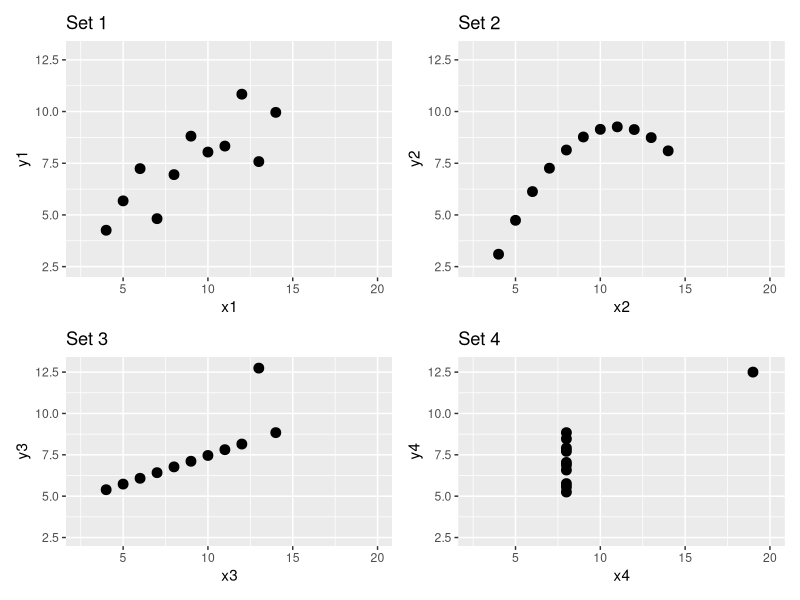
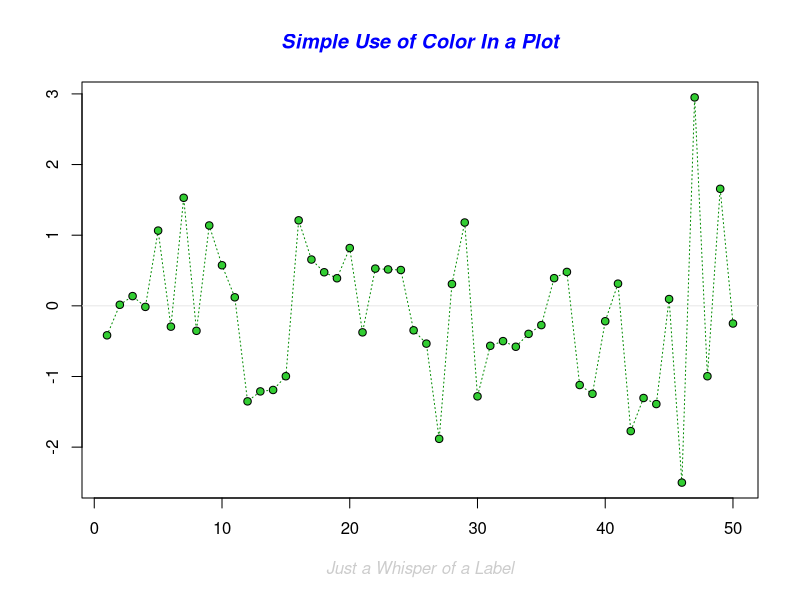
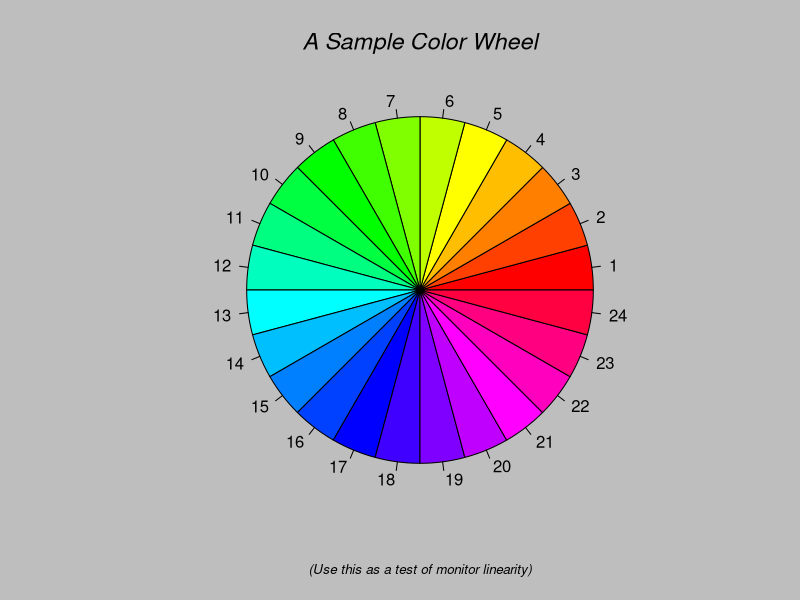
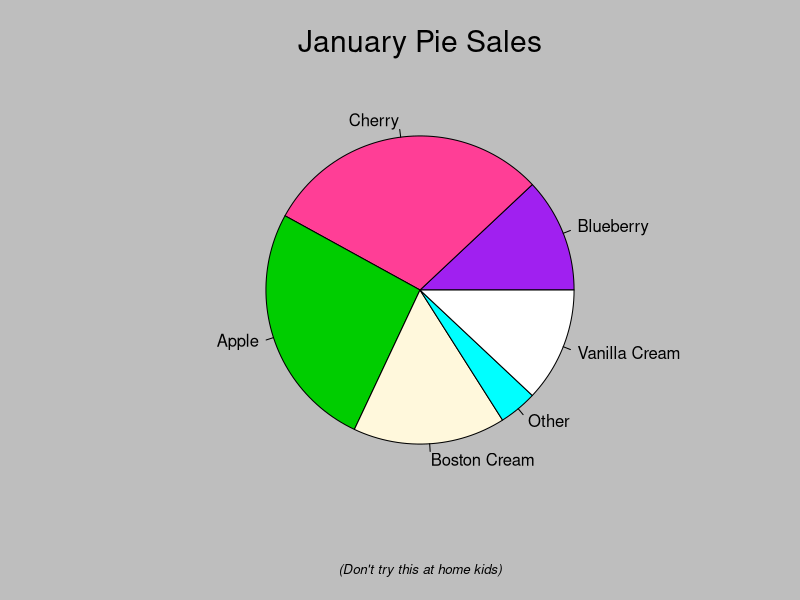
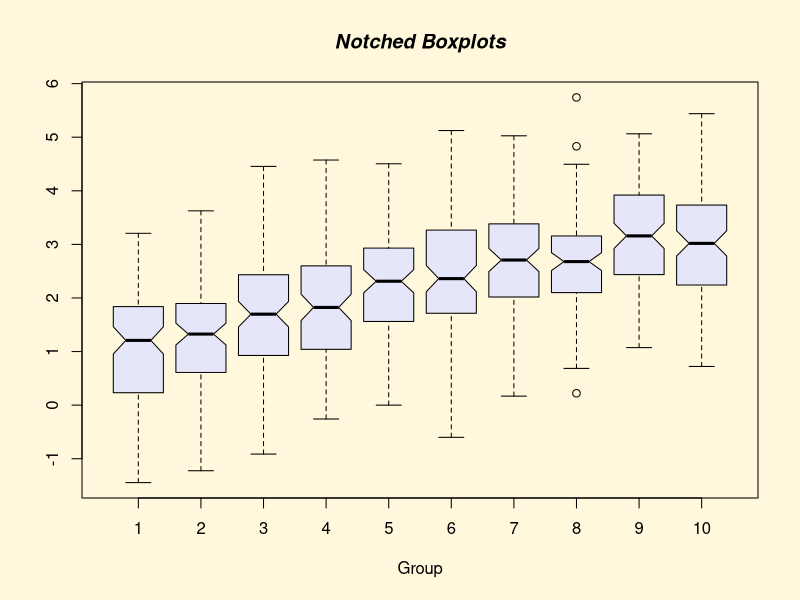
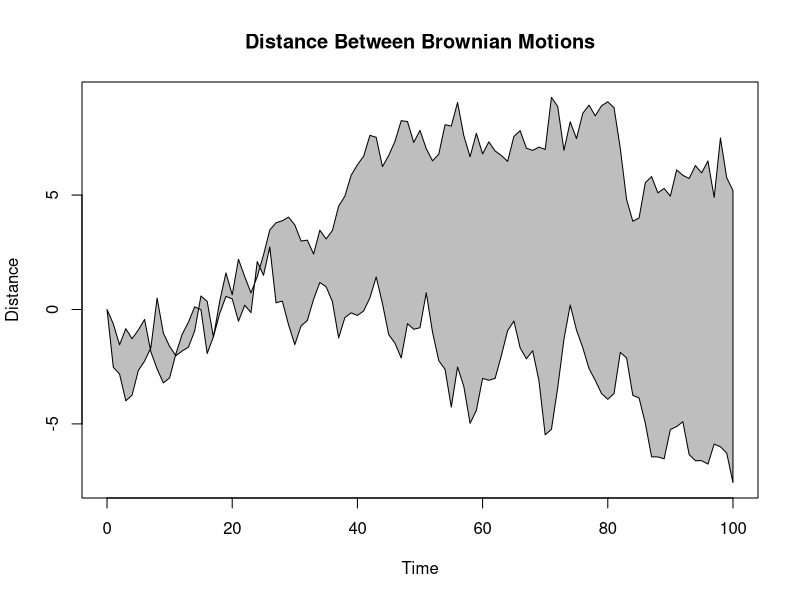
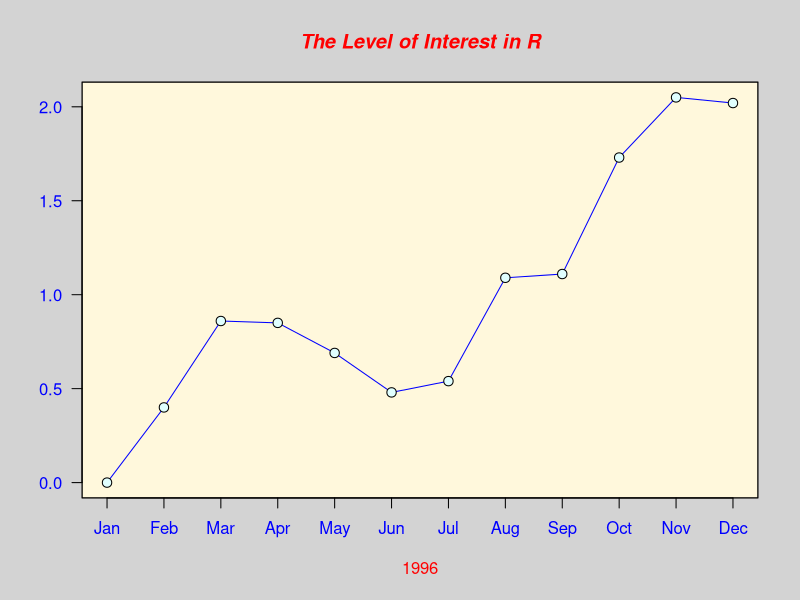
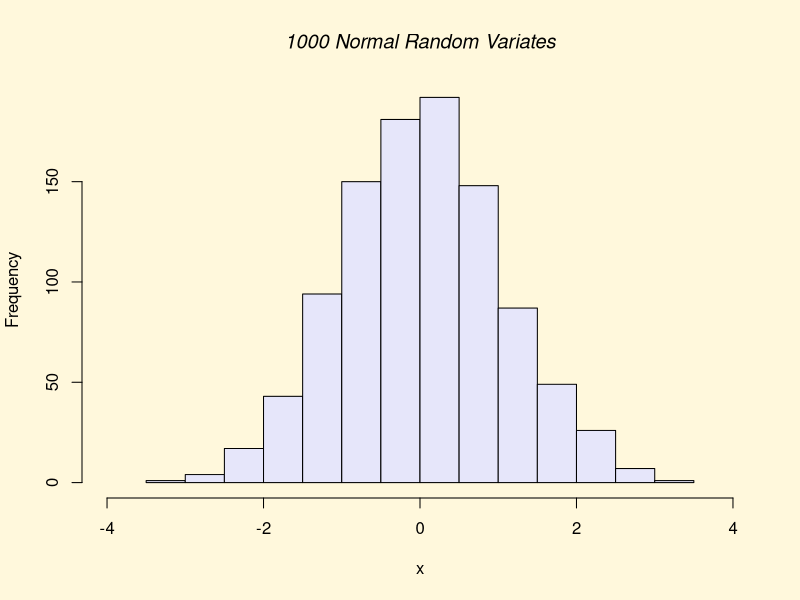

The R script that drew these images, in order:
## ---- chunk 1

# install.packages("datasets")
library(datasets)

print(anscombe)

## ---- chunk 2

# 記述統計を出力するためのpackage
# include.packages("psych)

library(psych)
descriptive_statistics<-describe(anscombe,skew = FALSE, ranges = FALSE)

print(descriptive_statistics)
## ---- chunk 3

#x1とy1の相関係数
x1y1<-cor(anscombe$x1,anscombe$y1)

x2y2<-cor(anscombe$x2,anscombe$y2)

x3y3<-cor(anscombe$x3,anscombe$y3)

x4y4<-cor(anscombe$x4,anscombe$y4)

options(digits=2)   # 表示桁数を小数点第２位までに変える
print(c(x1y1,x2y2,x3y3,x4y4))

## ---- chunk 4
library(ggplot2)
# 4組のグラフを作成する
plotx1y1<-ggplot(anscombe)+geom_point(aes(x=x1,y=y1),size=3)+
  xlim(2.5,20)+ylim(2.5,12.9)+ggtitle("Set 1")

plotx2y2<-ggplot(anscombe)+geom_point(aes(x=x2,y=y2),size=3)+
  xlim(2.5,20)+ylim(2.5,12.9)+ggtitle("Set 2")

plotx3y3<-ggplot(anscombe)+geom_point(aes(x=x3,y=y3),size=3)+
  xlim(2.5,20)+ylim(2.5,12.9)+ggtitle("Set 3")

plotx4y4<-ggplot(anscombe)+geom_point(aes(x=x4,y=y4),size=3)+
  xlim(2.5,20)+ylim(2.5,12.9)+ggtitle("Set 4")

# このpackageでグラフを組み合わせる
#install.packages("patchwork")
library(patchwork)

plotx1y1 + plotx2y2 +plotx3y3+plotx4y4+ 
  plot_layout(ncol = 2, heights = c(5, 4))

## ---- chunk 5

demo(graphics)

## ---- chunk 6
# install.packages("ggplot2")

library(ggplot2)

# データフレームの表示
head(midwest)
## ---- chunk 7

ggplot(data=midwest, aes(x=percollege,y=percadultpoverty))

## ---- chunk 8

ggplot(data=midwest)+
  geom_point(aes(x=percollege,y=percadultpoverty))

## ---- chunk 9

ggplot(data=midwest)+
  geom_point(aes(x=percollege,y=percadultpoverty))+
  #theme_gray (base_family = "HiraKakuPro-W3")+ # 日本語表示のために必要, Windowsユーザーは指定しない
  theme_gray()+
  xlab("各カウンティにおける大卒の割合 (%)")+
  ylab("貧困の割合 (%)")+
  ggtitle("アメリカ中西部５州の現状")


## ---- chunk 10

ggplot(data=midwest)+
  geom_point(aes(x=percollege,y=percadultpoverty,color=state))+
  #theme_gray (base_family = "HiraKakuPro-W3")+ # 日本語表示のために必要, Windowsユーザーは指定しない
  theme_gray()+
  xlab("各カウンティにおける大卒の割合 (%)")+
  ylab("貧困の割合 (%)")+
  ggtitle("アメリカ中西部５州の現状")

## ---- chunk 11

# 横方向への分割
ggplot(data=midwest)+
  geom_point(aes(x=percollege,y=percadultpoverty))+
  facet_grid(. ~ state)+ # stateでグラフを分割 (横方向)
  #theme_gray (base_family = "HiraKakuPro-W3")+ # 日本語表示のために必要
  theme_gray()+
  xlab("各カウンティにおける大卒の割合 (%)")+
  ylab("貧困の割合 (%)")+
  ggtitle("アメリカ中西部５州の現状")


# 縦方向への分割
ggplot(data=midwest)+
  geom_point(aes(x=percollege,y=percadultpoverty))+
  facet_grid(state ~.)+ # stateでグラフを分割 (縦方向)
  #theme_gray (base_family = "HiraKakuPro-W3")+ # 日本語表示のために必要
  theme_gray()+
  xlab("各カウンティにおける大卒の割合 (%)")+
  ylab("貧困の割合 (%)")+
  ggtitle("アメリカ中西部５州の現状")

## ---- chunk 12

ggplot(midwest)+
  geom_col(aes(x=state,y=poptotal))+
  #theme_gray (base_family = "HiraKakuPro-W3")+ # 日本語表示のために必要
  theme_gray()+
  xlab("州名")+ylab("州全体の人口")
  
## ---- chunk 13

#install.packages("scales")
library(scales)

ggplot(midwest)+
  geom_col(aes(x=state,y=poptotal))+
  #theme_gray (base_family = "HiraKakuPro-W3")+ # 日本語表示のために必要
  theme_gray()+
  scale_y_continuous(labels = label_number(suffix = "", scale = 1e-6))+
  xlab("州名")+ylab("州全体の人口 (単位：百万人)")+
  coord_flip()
  
## ---- chunk 14

#install.packages("scales")
library(scales)

ggplot(midwest)+
  geom_col(aes(x=state,y=poptotal), fill="royalblue")+
  #theme_gray (base_family = "HiraKakuPro-W3")+ # 日本語表示のために必要
  theme_gray()+
  scale_y_continuous(labels = label_number(suffix = " M", scale = 1e-6))+
  xlab("州名")+ylab("州全体の人口")+
  coord_flip()
  
## ---- chunk 15

ggplot(midwest)+
  geom_col(aes(x=state,y=poptotal,fill=factor(inmetro)))+
  #theme_gray (base_family = "HiraKakuPro-W3")+ # 日本語表示のために必要
  theme_gray()+
  scale_y_continuous(labels = label_number(suffix = "", scale = 1e-6))+
  xlab("州名")+ylab("州全体の人口 (単位：百万人)")+
  labs(fill="metro areaダミー") # 凡例のタイトルを変更している
  
## ---- chunk 16

#Source:http://r-statistics.co/Top50-Ggplot2-Visualizations-MasterList-R-Code.html

data(mpg, package="ggplot2")
# mpg <- read.csv("http://goo.gl/uEeRGu")

mpg_select <- mpg[mpg$manufacturer %in% c("audi", "ford", "honda", "hyundai"), ]

# Scatterplot
theme_set(theme_bw())  # pre-set the bw theme.
g <- ggplot(mpg_select, aes(displ, cty)) + 
  labs(subtitle="mpg: Displacement vs City Mileage",
       title="Bubble chart")

g + geom_jitter(aes(col=manufacturer, size=hwy)) + 
  geom_smooth(aes(col=manufacturer), method="lm", se=F)

## ---- chunk 17

#Source:http://r-statistics.co/Top50-Ggplot2-Visualizations-MasterList-R-Code.html

theme_set(theme_bw())

# Prepare data: group mean city mileage by manufacturer.
cty_mpg <- aggregate(mpg$cty, by=list(mpg$manufacturer), FUN=mean)  # aggregate
colnames(cty_mpg) <- c("make", "mileage")  # change column names
cty_mpg <- cty_mpg[order(cty_mpg$mileage), ]  # sort
cty_mpg$make <- factor(cty_mpg$make, levels = cty_mpg$make)  # to retain the order in plot.
head(cty_mpg, 4)

# Plot
ggplot(cty_mpg, aes(x=make, y=mileage)) + 
  geom_point(size=3) + 
  geom_segment(aes(x=make, 
                   xend=make, 
                   y=0, 
                   yend=mileage)) + 
  labs(title="Lollipop Chart", 
       subtitle="Make Vs Avg. Mileage", 
       caption="source: mpg") + 
  theme(axis.text.x = element_text(angle=65, vjust=0.6))
## ---- chunk 18

#Source:http://r-statistics.co/Top50-Ggplot2-Visualizations-MasterList-R-Code.html

theme_set(theme_classic())

# Histogram on a Continuous (Numeric) Variable
g <- ggplot(mpg, aes(displ)) + scale_fill_brewer(palette = "Spectral")

g + geom_histogram(aes(fill=class), 
                   binwidth = .1, 
                   col="black", 
                   size=.1) +  # change binwidth
  labs(title="Histogram with Auto Binning", 
       subtitle="Engine Displacement across Vehicle Classes")  

g + geom_histogram(aes(fill=class), 
                   bins=5, 
                   col="black", 
                   size=.1) +   # change number of bins
  labs(title="Histogram with Fixed Bins", 
       subtitle="Engine Displacement across Vehicle Classes") 

## ---- chunk 19

#Source:http://r-statistics.co/Top50-Ggplot2-Visualizations-MasterList-R-Code.html

theme_set(theme_bw())

# plot
g <- ggplot(mpg, aes(manufacturer, cty))
g + geom_boxplot() + 
  geom_dotplot(binaxis='y', 
               stackdir='center', 
               dotsize = .5, 
               fill="red") +
  theme(axis.text.x = element_text(angle=65, vjust=0.6)) + 
  labs(title="Box plot + Dot plot", 
       subtitle="City Mileage vs Class: Each dot represents 1 row in source data",
       caption="Source: mpg",
       x="Class of Vehicle",
       y="City Mileage")
## ---- chunk 20

#Source:http://r-statistics.co/Top50-Ggplot2-Visualizations-MasterList-R-Code.html

#install.packages("forecast")
library(forecast)
theme_set(theme_classic())

# Subset data
nottem_small <- window(nottem, start=c(1920, 1), end=c(1925, 12))  # subset a smaller timewindow

# Plot
ggseasonplot(AirPassengers) + labs(title="Seasonal plot: International Airline Passengers")
ggseasonplot(nottem_small) + labs(title="Seasonal plot: Air temperatures at Nottingham Castle")
